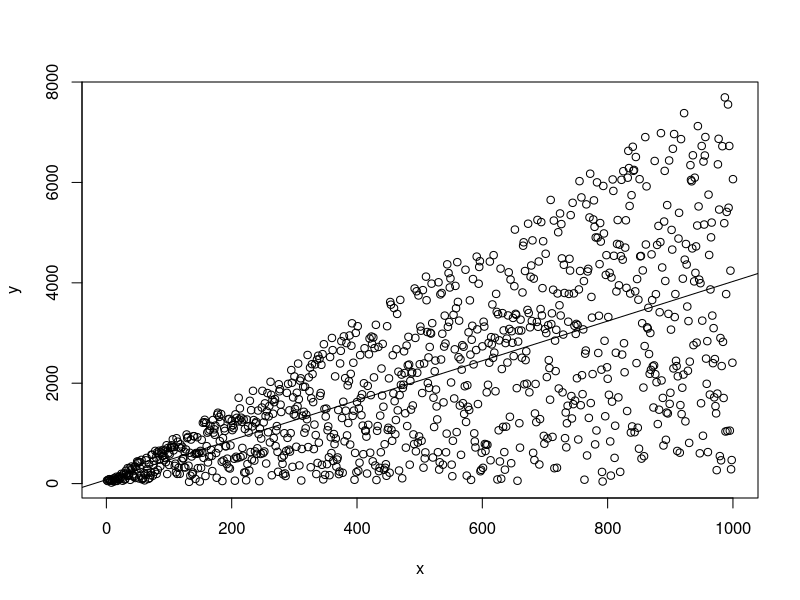

This chart was generated by the following R code:
library(graphics);
a = 0.95;
n = 1000;
delta = 0.95;
N = 8;
NG = 52;
x = c();
y = c();

for (i in 1:n) {
    x[i] = i + (runif(1) * N) / NG;
    y[i] = N * runif(1) * x[i] + NG * runif(1) + N;
}

z = lm(y ~ x);
#summary(z)
plot(x, y)
abline(z)